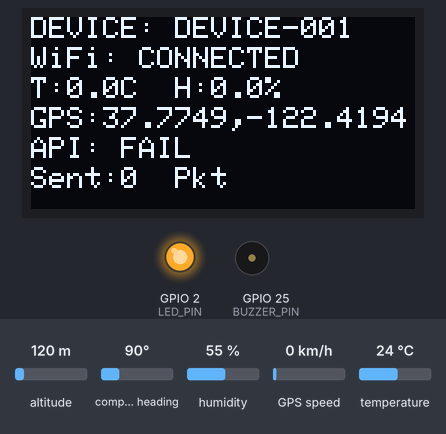
The sketch below on a simulated ESP32. Parts: 128×64 one-colour display, output pins drawn as LEDs (lit = HIGH), buzzer (waves = sounding, pin HIGH). Inputs (shaded band) come from the test bench; at power-on: humidity 55 %, temperature 24 °C, altitude 120 m, compass heading 90°, GPS speed 0 km/h. WiFi joins after 1.5 s; servers stay silent unless stated; uploads are accepted with an empty reply; the local clock reads 2024-03-15 10:24:30 at power-on unless the sketch sets it; the GPS gets a fix after 3 s at 37.7749, -122.4194 with 8 satellites; what the sketch prints to the serial monitor is not drawn.

Above: at 5.2 s.
5.3 s: humidity set to 22 %
At 11.8 s:
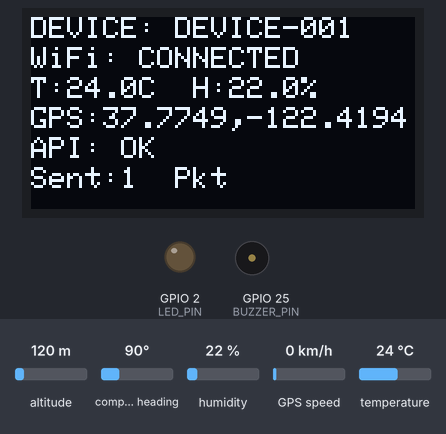
12.1 s: temperature set to 12 °C
At 21.8 s:
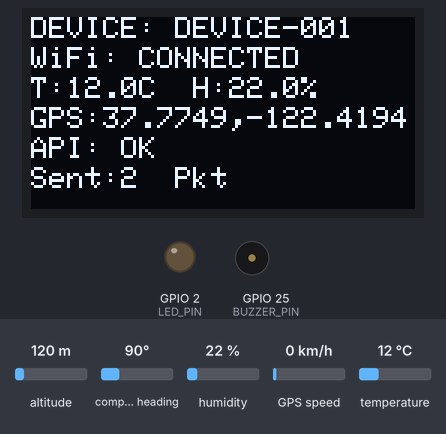
22.5 s: humidity set to 40 %
At 31.7 s:
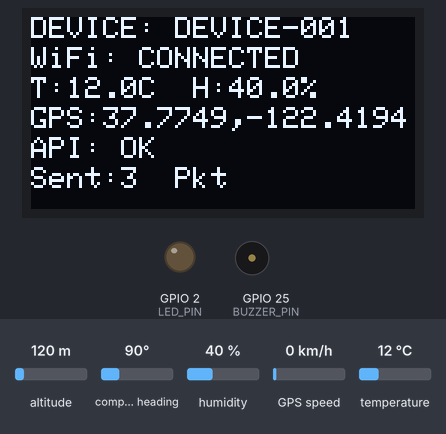
32.3 s: temperature set to 19 °C
At 41.6 s:
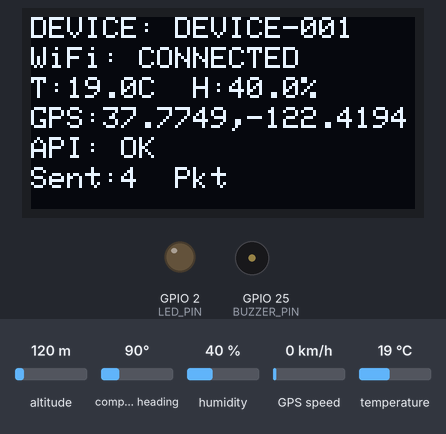
Timing chart, 0 to 43.1 s (numbered marks = the images above; inputs shaded):
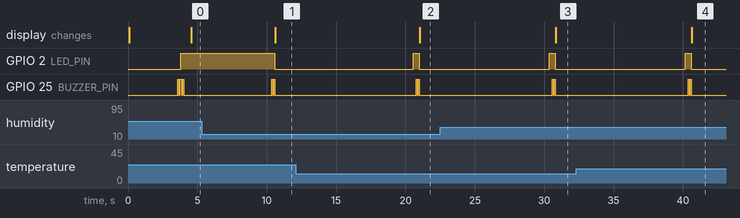

The sketch:

agriledger_firmware.ino
```cpp
/*
 * AgriLedger ESP32 Firmware v1.0
 * ===============================
 * Hardware:
 *   - ESP32 DevKit v1
 *   - DHT22 Temperature + Humidity Sensor
 *   - NEO-6M GPS Module (Serial2)
 *   - SSD1306 OLED 128x64 (I2C)
 *   - Status LED (Green)
 *   - Buzzer (Active)
 *
 * WIRING SUMMARY
 * ==========================================
 * Component       ESP32 Pin   Power   GND   Protocol
 * -------------------------------------------------------
 * DHT22 Data      GPIO 4      3.3V    GND   1-Wire Digital
 * GPS TX  → ESP32 GPIO 16 (RX2) 3.3V  GND   UART Serial2
 * GPS RX  ← ESP32 GPIO 17 (TX2) 3.3V  GND   UART Serial2
 * OLED SDA        GPIO 21     3.3V    GND   I2C
 * OLED SCL        GPIO 22     3.3V    GND   I2C
 * LED (+)         GPIO 2      3.3V    GND   Digital Out
 * Buzzer (+)      GPIO 25     3.3V    GND   Digital Out
 * ==========================================
 * All GNDs connected to ESP32 GND.
 * GPS VCC → 3.3V (NEO-6M supports 3.3V directly).
 */

#include <Arduino.h>
#include <WiFi.h>
#include <HTTPClient.h>
#include <ArduinoJson.h>
#include <DHT.h>
#include <Wire.h>
#include <Adafruit_GFX.h>
#include <Adafruit_SSD1306.h>
#include <TinyGPS++.h>
#include <HardwareSerial.h>
#include <time.h>

// ──────────────────────────────────────────────────────────────────────────
// PIN DEFINITIONS
// ──────────────────────────────────────────────────────────────────────────
#define DHT_PIN       4
#define DHT_TYPE      DHT22
#define LED_PIN       2
#define BUZZER_PIN    25
#define GPS_RX_PIN    16      // ESP32 RX ← GPS TX
#define GPS_TX_PIN    17      // ESP32 TX → GPS RX
#define GPS_BAUD      9600

// OLED
#define OLED_SDA      21
#define OLED_SCL      22
#define SCREEN_WIDTH  128
#define SCREEN_HEIGHT 64
#define OLED_RESET    -1
#define OLED_ADDR     0x3C

// ──────────────────────────────────────────────────────────────────────────
// CONFIGURATION  ← CHANGE THESE
// ──────────────────────────────────────────────────────────────────────────
const char* WIFI_SSID       = "YOUR_WIFI_SSID";
const char* WIFI_PASSWORD   = "YOUR_WIFI_PASSWORD";
const char* SERVER_URL      = "http://192.168.1.100:8000/api/sensor-data";  // FastAPI host
const char* DEVICE_ID       = "DEVICE-001";
const char* PRODUCT_ID      = "AGRI-001";
const int   SEND_INTERVAL_S = 10;   // seconds between data sends

// NTP
const char* NTP_SERVER      = "pool.ntp.org";
const long  GMT_OFFSET_S    = 19800;   // IST = UTC+5:30
const int   DST_OFFSET_S    = 0;

// ──────────────────────────────────────────────────────────────────────────
// OBJECTS
// ──────────────────────────────────────────────────────────────────────────
DHT             dht(DHT_PIN, DHT_TYPE);
Adafruit_SSD1306 oled(SCREEN_WIDTH, SCREEN_HEIGHT, &Wire, OLED_RESET);
TinyGPSPlus     gps;
HardwareSerial  GPSSerial(2);   // UART2

// ──────────────────────────────────────────────────────────────────────────
// GLOBALS
// ──────────────────────────────────────────────────────────────────────────
float    g_temp     = 0.0f;
float    g_humidity = 0.0f;
double   g_lat      = 20.0059;   // default (Nashik) used if GPS cold
double   g_lon      = 73.7897;
bool     g_gpsFixed = false;
bool     g_wifiOk   = false;
bool     g_apiOk    = false;
uint32_t g_lastSend = 0;
int      g_sendCount = 0;

// ──────────────────────────────────────────────────────────────────────────
// OLED HELPERS
// ──────────────────────────────────────────────────────────────────────────
void oledClear() {
  oled.clearDisplay();
  oled.setCursor(0, 0);
  oled.setTextSize(1);
  oled.setTextColor(SSD1306_WHITE);
}

void oledLine(int y, const String& txt, int size = 1) {
  oled.setTextSize(size);
  oled.setCursor(0, y);
  oled.print(txt);
}

void showBoot() {
  oledClear();
  oled.setTextSize(2);
  oled.setCursor(10, 5);
  oled.println("AgriLedger");
  oled.setTextSize(1);
  oled.setCursor(20, 30);
  oled.println("IoT v1.0");
  oled.setCursor(8, 45);
  oled.println("Connecting Wi-Fi...");
  oled.display();
}

void showStatus() {
  oledClear();
  // Row 0
  oledLine(0,  "DEVICE: " + String(DEVICE_ID));
  oledLine(10, "WiFi: " + String(g_wifiOk ? "CONNECTED" : "FAIL"));
  // Temp/Humidity
  oledLine(20, "T:" + String(g_temp, 1) + "C  H:" + String(g_humidity, 1) + "%");
  // GPS
  if (g_gpsFixed) {
    oledLine(30, "GPS:" + String(g_lat, 4) + "," + String(g_lon, 4));
  } else {
    oledLine(30, "GPS: Acquiring...");
  }
  // API status
  oledLine(40, "API: " + String(g_apiOk ? "OK" : "FAIL"));
  oledLine(50, "Sent:" + String(g_sendCount) + "  Pkt");
  oled.display();
}

// ──────────────────────────────────────────────────────────────────────────
// LED / BUZZER
// ──────────────────────────────────────────────────────────────────────────
void ledOn()  { digitalWrite(LED_PIN, HIGH); }
void ledOff() { digitalWrite(LED_PIN, LOW);  }

void beep(int ms = 100) {
  digitalWrite(BUZZER_PIN, HIGH);
  delay(ms);
  digitalWrite(BUZZER_PIN, LOW);
}

void beepSuccess() { beep(80); delay(60); beep(80); }
void beepError()   { beep(400); }

// ──────────────────────────────────────────────────────────────────────────
// WI-FI
// ──────────────────────────────────────────────────────────────────────────
void connectWiFi() {
  Serial.print("[WiFi] Connecting to ");
  Serial.println(WIFI_SSID);
  WiFi.begin(WIFI_SSID, WIFI_PASSWORD);

  int tries = 0;
  while (WiFi.status() != WL_CONNECTED && tries < 30) {
    delay(500);
    Serial.print(".");
    tries++;
  }

  if (WiFi.status() == WL_CONNECTED) {
    g_wifiOk = true;
    Serial.println("\n[WiFi] Connected: " + WiFi.localIP().toString());
    beepSuccess();
    configTime(GMT_OFFSET_S, DST_OFFSET_S, NTP_SERVER);
  } else {
    g_wifiOk = false;
    Serial.println("\n[WiFi] FAILED — running offline");
    beepError();
  }
}

// ──────────────────────────────────────────────────────────────────────────
// TIMESTAMP
// ──────────────────────────────────────────────────────────────────────────
String getTimestamp() {
  struct tm ti;
  if (getLocalTime(&ti)) {
    char buf[30];
    strftime(buf, sizeof(buf), "%Y-%m-%dT%H:%M:%SZ", &ti);
    return String(buf);
  }
  // Fallback: uptime seconds
  return "1970-01-01T00:00:" + String(millis() / 1000) + "Z";
}

// ──────────────────────────────────────────────────────────────────────────
// SENSORS
// ──────────────────────────────────────────────────────────────────────────
bool readDHT() {
  float h = dht.readHumidity();
  float t = dht.readTemperature();

  if (isnan(h) || isnan(t)) {
    Serial.println("[DHT22] Read failed");
    return false;
  }
  if (t < -40 || t > 85 || h < 0 || h > 100) {
    Serial.println("[DHT22] Out-of-range reading");
    return false;
  }
  g_temp     = t;
  g_humidity = h;
  return true;
}

void readGPS() {
  unsigned long start = millis();
  while (millis() - start < 500) {           // collect 500ms of NMEA
    while (GPSSerial.available()) {
      char c = GPSSerial.read();
      gps.encode(c);
    }
  }
  if (gps.location.isValid() && gps.location.age() < 2000) {
    g_lat    = gps.location.lat();
    g_lon    = gps.location.lng();
    g_gpsFixed = true;
  } else {
    g_gpsFixed = false;
    // Keep last known or default
  }
}

// ──────────────────────────────────────────────────────────────────────────
// HTTP POST
// ──────────────────────────────────────────────────────────────────────────
bool sendToServer() {
  if (WiFi.status() != WL_CONNECTED) {
    Serial.println("[HTTP] No Wi-Fi");
    return false;
  }

  StaticJsonDocument<256> doc;
  doc["device_id"]   = DEVICE_ID;
  doc["product_id"]  = PRODUCT_ID;
  doc["temperature"] = g_temp;
  doc["humidity"]    = g_humidity;
  doc["latitude"]    = g_lat;
  doc["longitude"]   = g_lon;
  doc["timestamp"]   = getTimestamp();
  doc["is_simulated"] = false;

  String body;
  serializeJson(doc, body);

  HTTPClient http;
  http.begin(SERVER_URL);
  http.addHeader("Content-Type", "application/json");
  http.setTimeout(8000);

  int code = http.POST(body);
  String resp = http.getString();
  http.end();

  Serial.printf("[HTTP] POST → %d | %s\n", code, resp.c_str());

  if (code == 200) {
    g_sendCount++;
    g_apiOk = true;
    return true;
  } else {
    g_apiOk = false;
    Serial.println("[HTTP] Server error or timeout");
    return false;
  }
}

// ──────────────────────────────────────────────────────────────────────────
// SETUP
// ──────────────────────────────────────────────────────────────────────────
void setup() {
  Serial.begin(115200);
  pinMode(LED_PIN,    OUTPUT);
  pinMode(BUZZER_PIN, OUTPUT);
  ledOff();

  // OLED
  Wire.begin(OLED_SDA, OLED_SCL);
  if (!oled.begin(SSD1306_SWITCHCAPVCC, OLED_ADDR)) {
    Serial.println("[OLED] INIT FAILED");
  }
  oled.clearDisplay();
  oled.display();
  showBoot();

  // DHT
  dht.begin();
  delay(2000);   // DHT22 needs 2s warmup

  // GPS on UART2
  GPSSerial.begin(GPS_BAUD, SERIAL_8N1, GPS_RX_PIN, GPS_TX_PIN);

  // Wi-Fi
  connectWiFi();

  ledOn();
  beepSuccess();
  Serial.println("[BOOT] AgriLedger device ready");
}

// ──────────────────────────────────────────────────────────────────────────
// LOOP
// ──────────────────────────────────────────────────────────────────────────
void loop() {
  // Reconnect Wi-Fi if dropped
  if (WiFi.status() != WL_CONNECTED) {
    g_wifiOk = false;
    connectWiFi();
  }

  readGPS();

  uint32_t now = millis() / 1000;
  if (now - g_lastSend >= SEND_INTERVAL_S) {
    g_lastSend = now;

    ledOn();
    bool dhtOk  = readDHT();
    bool sentOk = false;

    if (dhtOk) {
      sentOk = sendToServer();
      if (sentOk) {
        beepSuccess();
      } else {
        beepError();
      }
    } else {
      beepError();
    }

    ledOff();
  }

  showStatus();
  delay(100);
}
```

Measured:
- after the input at 5.3 s, the display: changes after 5.3 s (image 1)
- after the input at 12.1 s, the display: changes after 8.9 s (image 2)
- after the input at 22.5 s, the display: changes after 8.3 s (image 3)
- after the input at 32.3 s, the display: changes after 8.3 s (image 4)
